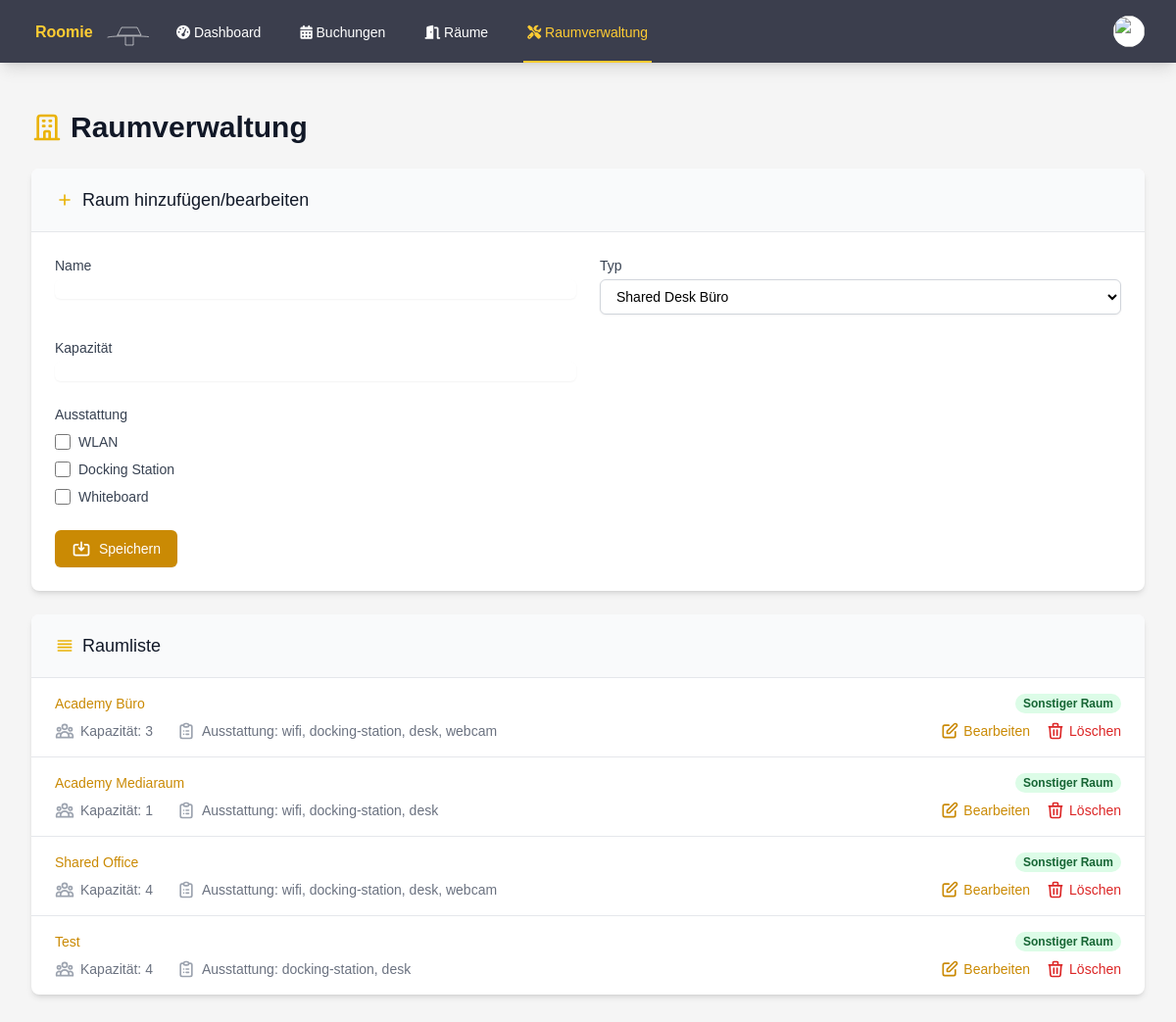
/admin_rooms.php (signed in), run on the app's committed database.
### tables this page shows
CREATE TABLE rooms (
        id INTEGER PRIMARY KEY AUTOINCREMENT,
        name TEXT NOT NULL,
        number TEXT,
        type TEXT NOT NULL,
        capacity INTEGER DEFAULT 0,
        is_favorite INTEGER DEFAULT 0,
        equipment TEXT,
        grid_position INTEGER
    );

### auth.php (called while the page is built, shortened)
<?php
function isAdmin() {
    return isset($_SESSION['is_admin']) && $_SESSION['is_admin'] == 1;
}

### admin_rooms.php (the view, shortened to what this page needs)
<?php
require_once 'auth.php';
$current_page = basename($_SERVER['PHP_SELF']);
try {
    $db = getDatabaseConnection();
    $stmt = $db->query("SELECT * FROM rooms ORDER BY name");
    $rooms = $stmt->fetchAll(PDO::FETCH_ASSOC);
} catch (PDOException $e) {
    $errorMessage = "Datenbankfehler: " . $e->getMessage();
}
function getRoomTypeName($type)
{
    switch ($type) {
        default:
            return 'Sonstiger Raum';
    }
}
?>
<!DOCTYPE html>
<html lang="de">
<head>
    <script src="https://cdn.tailwindcss.com"></script>
    <link rel="stylesheet" href="styles.css">
    <link rel="stylesheet" href="https://cdnjs.cloudflare.com/ajax/libs/font-awesome/6.1.1/css/all.min.css">
</head>
<body class="bg-custom-background">
    <nav class="bg-custom-nav shadow-lg" x-data="{ open: false }">
        <div class="max-w-7xl mx-auto px-4 sm:px-6 lg:px-8">
            <div class="flex justify-between h-16">
                <div class="flex">
                    <div class="flex-shrink-0 flex items-center">
                        <a href="index.php">
                            <img class="h-8 w-auto" src="test.svg" alt="Roomie Logo">
                        </a>
                    </div>
                    <div class="hidden sm:ml-6 sm:flex sm:space-x-8">
                        <a href="index.php" class="inline-flex items-center px-1 pt-1 border-b-2 text-sm font-medium <?php echo $current_page == 'index.php' ? 'active' : 'inactive'; ?>">
                            <i class="fas fa-tachometer-alt"></i>&nbsp;Dashboard
                        </a>
                        <a href="bookings.php" class="inline-flex items-center px-1 pt-1 border-b-2 text-sm font-medium <?php echo $current_page == 'bookings.php' ? 'active' : 'inactive'; ?>">
                            <i class="fas fa-calendar-alt"></i>&nbsp;Buchungen
                        </a>
                        <a href="rooms.php" class="inline-flex items-center px-1 pt-1 border-b-2 text-sm font-medium <?php echo $current_page == 'rooms.php' ? 'active' : 'inactive'; ?>">
                            <i class="fas fa-door-open"></i>&nbsp;Räume
                        </a>
                        <?php if (isAdmin()) : ?>
                            <a href="admin_rooms.php" class="inline-flex items-center px-1 pt-1 border-b-2 text-sm font-medium <?php echo $current_page == 'admin_rooms.php' ? 'active' : 'inactive'; ?>">
                                <i class="fas fa-tools"></i>&nbsp;Raumverwaltung
                            </a>
                        <?php endif; ?>
                    </div>
                </div>
                <div class="hidden sm:ml-6 sm:flex sm:items-center">
                    <div class="ml-3 relative" x-data="{ open: false }">
                        <div>
                            <button @click="open = !open" class="bg-white rounded-full flex text-sm focus:outline-none focus:ring-2 focus:ring-offset-2 focus:ring-yellow-500" id="user-menu" aria-haspopup="true" x-bind:aria-expanded="open">
                                <img class="h-8 w-8 rounded-full" src="<?php echo !empty($user['profile_image']) ? 'uploads/' . htmlspecialchars($user['profile_image']) : 'https://images.unsplash.com/photo-1472099645785-5658abf4ff4e?ixlib=rb-1.2.1&ixid=eyJhcHBfaWQiOjEyMDd9&auto=format&fit=facearea&facepad=2&w=256&h=256&q=80'; ?>" alt="">
                            </button>
                        </div>
                    </div>
                </div>
            </div>
        </div>
    </nav>
    <div class="max-w-7xl mx-auto py-6 sm:px-6 lg:px-8">
        <div class="px-4 py-6 sm:px-0">
            <h1 class="text-3xl font-bold text-gray-900 mb-6 flex items-center">
                Raumverwaltung
            </h1>
            <div class="bg-white shadow-md rounded-lg overflow-hidden mb-6">
                <div class="px-4 py-5 sm:px-6 bg-gray-50">
                    <h3 class="text-lg leading-6 font-medium text-gray-900 flex items-center">
                        <svg class="h-5 w-5 text-yellow-500 mr-2" xmlns="http://www.w3.org/2000/svg" fill="none" viewBox="0 0 24 24" stroke="currentColor">
                            <path stroke-linecap="round" stroke-linejoin="round" stroke-width="2" d="M12 6v6m0 0v6m0-6h6m-6 0H6" />
                        </svg>
                        Raum hinzufügen/bearbeiten
                    </h3>
                </div>
                <div class="border-t border-gray-200">
                    <form action="" method="POST" class="px-4 py-5 sm:p-6">
                        <div class="grid grid-cols-6 gap-6">
                            <div class="col-span-6 sm:col-span-3">
                                <label for="name" class="block text-sm font-medium text-gray-700">Name</label>
                                <input type="text" name="name" id="name" required class="mt-1 focus:ring-yellow-500 focus:border-yellow-500 block w-full shadow-sm sm:text-sm border-gray-300 rounded-md">
                            </div>
                            <div class="col-span-6 sm:col-span-3">
                                <label for="type" class="block text-sm font-medium text-gray-700">Typ</label>
                                <select name="type" id="type" required class="mt-1 block w-full py-2 px-3 border border-gray-300 bg-white rounded-md shadow-sm focus:outline-none focus:ring-yellow-500 focus:border-yellow-500 sm:text-sm">
                                    <option value="shared-desk">Shared Desk Büro</option>
                                </select>
                            </div>
                            <div class="col-span-6 sm:col-span-3">
                                <label for="capacity" class="block text-sm font-medium text-gray-700">Kapazität</label>
                                <input type="number" name="capacity" id="capacity" required class="mt-1 focus:ring-yellow-500 focus:border-yellow-500 block w-full shadow-sm sm:text-sm border-gray-300 rounded-md">
                            </div>
                            <div class="col-span-6">
                                <label class="block text-sm font-medium text-gray-700">Ausstattung</label>
                                <div class="mt-2 space-y-2">
                                    <div class="flex items-center">
                                        <input type="checkbox" id="equipment_wifi" name="equipment[]" value="wifi" class="focus:ring-yellow-500 h-4 w-4 text-yellow-600 border-gray-300 rounded">
                                        <label for="equipment_wifi" class="ml-2 text-sm text-gray-700">WLAN</label>
                                    </div>
                                    <div class="flex items-center">
                                        <input type="checkbox" id="equipment_projector" name="equipment[]" value="docking-station" class="focus:ring-yellow-500 h-4 w-4 text-yellow-600 border-gray-300 rounded">
                                        <label for="equipment_projector" class="ml-2 text-sm text-gray-700">Docking Station</label>
                                    </div>
                                    <div class="flex items-center">
                                        <input type="checkbox" id="equipment_whiteboard" name="equipment[]" value="whiteboard" class="focus:ring-yellow-500 h-4 w-4 text-yellow-600 border-gray-300 rounded">
                                        <label for="equipment_whiteboard" class="ml-2 text-sm text-gray-700">Whiteboard</label>
                                    </div>
                                </div>
                            </div>
                        </div>
                        <div class="mt-6">
                            <button type="submit" class="inline-flex justify-center py-2 px-4 border border-transparent shadow-sm text-sm font-medium rounded-md text-white bg-yellow-600 hover:bg-yellow-700 focus:outline-none focus:ring-2 focus:ring-offset-2 focus:ring-yellow-500 transition duration-150 ease-in-out">
                                <svg class="h-5 w-5 mr-2" xmlns="http://www.w3.org/2000/svg" fill="none" viewBox="0 0 24 24" stroke="currentColor">
                                    <path stroke-linecap="round" stroke-linejoin="round" stroke-width="2" d="M8 7H5a2 2 0 00-2 2v9a2 2 0 002 2h14a2 2 0 002-2V9a2 2 0 00-2-2h-3m-1 4l-3 3m0 0l-3-3m3 3V4" />
                                </svg>
                                Speichern
                            </button>
                        </div>
                    </form>
                </div>
            </div>
            <div class="bg-white shadow-md rounded-lg overflow-hidden">
                <div class="px-4 py-5 sm:px-6 bg-gray-50">
                    <h3 class="text-lg leading-6 font-medium text-gray-900 flex items-center">
                        <svg class="h-5 w-5 text-yellow-500 mr-2" xmlns="http://www.w3.org/2000/svg" fill="none" viewBox="0 0 24 24" stroke="currentColor">
                            <path stroke-linecap="round" stroke-linejoin="round" stroke-width="2" d="M4 6h16M4 10h16M4 14h16M4 18h16" />
                        </svg>
                        Raumliste
                    </h3>
                </div>
                <div class="border-t border-gray-200">
                    <ul class="divide-y divide-gray-200">
                        <?php foreach ($rooms as $room) : ?>
                            <li>
                                <div class="px-4 py-4 sm:px-6 hover:bg-gray-50 transition duration-150 ease-in-out">
                                    <div class="flex items-center justify-between">
                                        <p class="text-sm font-medium text-yellow-600 truncate">
                                            <?php echo htmlspecialchars($room['name']); ?>
                                        </p>
                                        <div class="ml-2 flex-shrink-0 flex">
                                            <p class="px-2 inline-flex text-xs leading-5 font-semibold rounded-full bg-green-100 text-green-800">
                                                <?php echo getRoomTypeName($room['type']); ?>
                                            </p>
                                        </div>
                                    </div>
                                    <div class="mt-2 sm:flex sm:justify-between">
                                        <div class="sm:flex">
                                            <p class="flex items-center text-sm text-gray-500">
                                                Kapazität: <?php echo htmlspecialchars($room['capacity']); ?>
                                            </p>
                                            <p class="mt-2 flex items-center text-sm text-gray-500 sm:mt-0 sm:ml-6">
                                                Ausstattung: <?php echo htmlspecialchars(implode(', ', json_decode($room['equipment'], true) ?? [])); ?>
                                            </p>
                                        </div>
                                        <div class="mt-2 flex items-center text-sm text-gray-500 sm:mt-0">
                                            <button onclick="editRoom(<?php echo htmlspecialchars(json_encode($room)); ?>)" class="font-medium text-yellow-600 hover:text-yellow-500 mr-4 flex items-center">
                                                <svg class="h-5 w-5 mr-1" xmlns="http://www.w3.org/2000/svg" fill="none" viewBox="0 0 24 24" stroke="currentColor">
                                                    <path stroke-linecap="round" stroke-linejoin="round" stroke-width="2" d="M11 5H6a2 2 0 00-2 2v11a2 2 0 002 2h11a2 2 0 002-2v-5m-1.414-9.414a2 2 0 112.828 2.828L11.828 15H9v-2.828l8.586-8.586z" />
                                                </svg>
                                                Bearbeiten
                                            </button>
                                            <a href="?delete=<?php echo $room['id']; ?>" onclick="return confirm('Sind Sie sicher, dass Sie diesen Raum löschen möchten?');" class="font-medium text-red-600 hover:text-red-500 flex items-center">
                                                Löschen
                                            </a>
                                        </div>
                                    </div>
                                </div>
                            </li>
                        <?php endforeach; ?>
                    </ul>
                </div>
            </div>
        </div>
    </div>
</body>
</html>

### styles.css (style rules this page uses)
.active { color: #ffcc33 !important; border-color: #ffcc33 !important; }
.inactive { color: #fff !important; border-color: transparent !important; }
body { font-family: 'Source Sans 3', sans-serif; }
.bg-custom-nav { background-color: #3b3e4d; }
.bg-custom-background { background-color: #f5f5f5; }

### data on the page
rooms: name "Academy Büro", type "Sonstiger Raum", capacity "3", equipment "wifi, docking-station, desk, webcam"
rooms: name "Academy Mediaraum", type "Sonstiger Raum", capacity "1", equipment "wifi, docking-station, desk"
rooms: name "Shared Office", type "Sonstiger Raum", capacity "4", equipment "wifi, docking-station, desk, webcam"
rooms: name "Test", type "Sonstiger Raum", capacity "4", equipment "docking-station, desk"
